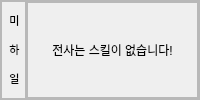
                      <widget class="QFrame" name="frame_5">
                       <property name="enabled">
                        <bool>true</bool>
                       </property>
                       <property name="maximumSize">
                        <size>
                         <width>16777215</width>
                         <height>16777215</height>
                        </size>
                       </property>
                       <property name="frameShape">
                        <enum>QFrame::StyledPanel</enum>
                       </property>
                       <property name="frameShadow">
                        <enum>QFrame::Raised</enum>
                       </property>
                       <layout class="QGridLayout" name="gridLayout_6">
                        <property name="leftMargin">
                         <number>0</number>
                        </property>
                        <property name="topMargin">
                         <number>0</number>
                        </property>
                        <property name="rightMargin">
                         <number>0</number>
                        </property>
                        <property name="bottomMargin">
                         <number>0</number>
                        </property>
                        <property name="spacing">
                         <number>0</number>
                        </property>
                        <item row="0" column="0">
                         <widget class="QFrame" name="frame_11">
                          <property name="maximumSize">
                           <size>
                            <width>25</width>
                            <height>16777215</height>
                           </size>
                          </property>
                          <property name="frameShape">
                           <enum>QFrame::StyledPanel</enum>
                          </property>
                          <property name="frameShadow">
                           <enum>QFrame::Raised</enum>
                          </property>
                          <layout class="QGridLayout" name="gridLayout_31">
                           <property name="leftMargin">
                            <number>0</number>
                           </property>
                           <property name="topMargin">
                            <number>0</number>
                           </property>
                           <property name="rightMargin">
                            <number>0</number>
                           </property>
                           <property name="bottomMargin">
                            <number>0</number>
                           </property>
                           <property name="spacing">
                            <number>0</number>
                           </property>
                           <item row="0" column="0">
                            <widget class="QLabel" name="label_20">
                             <property name="minimumSize">
                              <size>
                               <width>25</width>
                               <height>0</height>
                              </size>
                             </property>
                             <property name="text">
                              <string>&lt;html&gt;&lt;head/&gt;&lt;body&gt;&lt;p align=&quot;center&quot;&gt;&lt;span style=&quot; font-size:8pt;&quot;&gt;미&lt;/span&gt;&lt;/p&gt;&lt;p align=&quot;center&quot;&gt;&lt;span style=&quot; font-size:8pt;&quot;&gt;하&lt;/span&gt;&lt;/p&gt;&lt;p align=&quot;center&quot;&gt;&lt;span style=&quot; font-size:8pt;&quot;&gt;일&lt;/span&gt;&lt;/p&gt;&lt;/body&gt;&lt;/html&gt;</string>
                             </property>
                            </widget>
                           </item>
                          </layout>
                         </widget>
                        </item>
                        <item row="0" column="1">
                         <widget class="QFrame" name="frame_12">
                          <property name="enabled">
                           <bool>true</bool>
                          </property>
                          <property name="frameShape">
                           <enum>QFrame::StyledPanel</enum>
                          </property>
                          <property name="frameShadow">
                           <enum>QFrame::Raised</enum>
                          </property>
                          <layout class="QHBoxLayout" name="horizontalLayout_7">
                           <property name="leftMargin">
                            <number>0</number>
                           </property>
                           <property name="topMargin">
                            <number>0</number>
                           </property>
                           <property name="rightMargin">
                            <number>0</number>
                           </property>
                           <property name="bottomMargin">
                            <number>0</number>
                           </property>
                           <item>
                            <widget class="QFrame" name="frame_23">
                             <property name="maximumSize">
                              <size>
                               <width>16777215</width>
                               <height>16777215</height>
                              </size>
                             </property>
                             <property name="frameShape">
                              <enum>QFrame::StyledPanel</enum>
                             </property>
                             <property name="frameShadow">
                              <enum>QFrame::Raised</enum>
                             </property>
                             <layout class="QGridLayout" name="gridLayout_41">
                              <property name="leftMargin">
                               <number>0</number>
                              </property>
                              <property name="topMargin">
                               <number>0</number>
                              </property>
                              <property name="rightMargin">
                               <number>0</number>
                              </property>
                              <property name="bottomMargin">
                               <number>0</number>
                              </property>
                              <property name="spacing">
                               <number>0</number>
                              </property>
                              <item row="0" column="1">
                               <widget class="QLabel" name="label_34">
                                <property name="text">
                                 <string>&lt;html&gt;&lt;head/&gt;&lt;body&gt;&lt;p align=&quot;center&quot;&gt;전사는 스킬이 없습니다!&lt;/p&gt;&lt;/body&gt;&lt;/html&gt;</string>
                                </property>
                               </widget>
                              </item>
                             </layout>
                            </widget>
                           </item>
                          </layout>
                         </widget>
                        </item>
                       </layout>
                      </widget>
